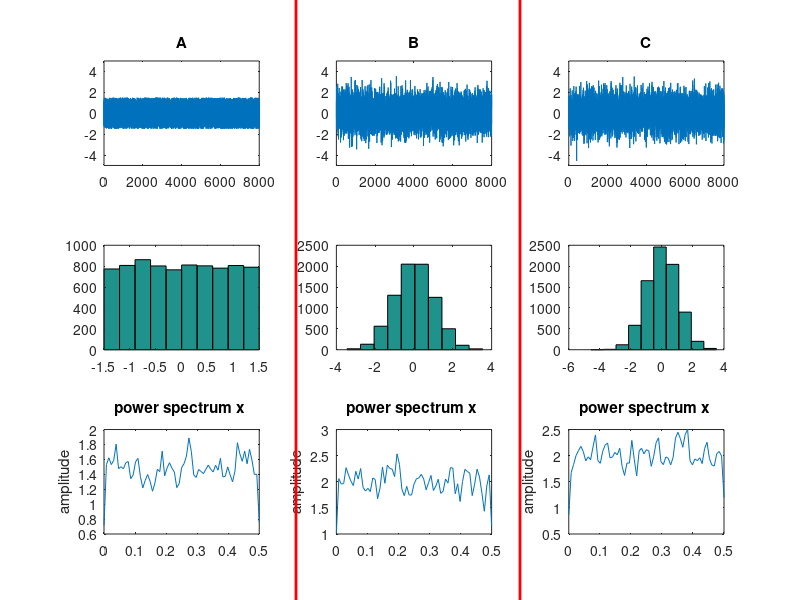

Source code (MATLAB):
disp('Question 1 is running ...');
%% global variables or settings
Num = 8000;

figure('units','normalized','outerposition',[0 0 1 1])
annotation('line', 0.37*[1,1], [0. 1], 'Color', 'r', 'LineWidth', 2);
annotation('line', 0.65*[1,1], [0. 1], 'Color', 'r', 'LineWidth', 2);

%% A
Noise = 3*(rand(Num,1)-0.5);
subplot(331)
plot(Noise);
title("A")
ylim([-5,5]);
subplot(334)
hist(Noise)
subplot(337)
pwelch(Noise)

%% B
Noise = randn(Num,1);
subplot(332)
plot(Noise)
title("B")
ylim([-5,5]);
subplot(335)
hist(Noise)
subplot(338)
pwelch(Noise)

%% C
a = rand(Num,1); b = rand(Num,1);
randNoise = @(var,mu) var*cos(2*pi*b).*sqrt(-2*log(1-a))+mu;
Noise = randNoise(1,0);
subplot(333)
plot(Noise)
title("C")
ylim([-5,5]);
subplot(336)
hist(Noise)
subplot(339)
pwelch(Noise)
